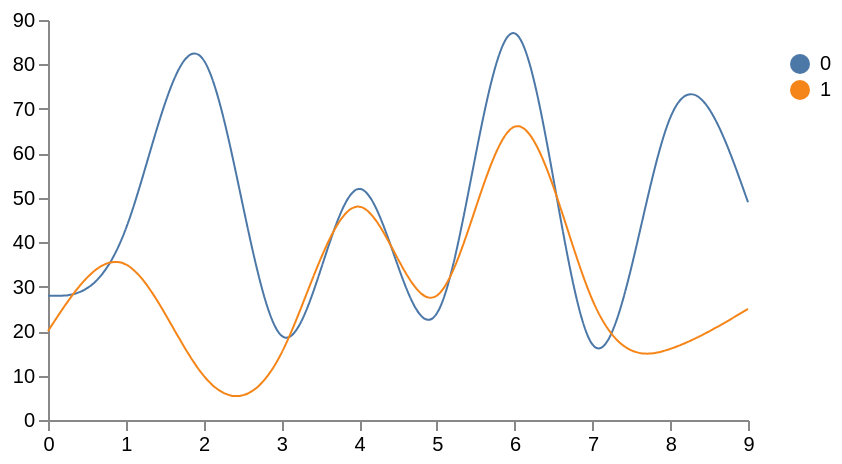

Here is the Vega-Lite specification saved for this chart:
### Vega specification from a JSON file in a GitHub repository (floating-point values rounded to 4 significant figures)
{"$schema": "https://vega.github.io/schema/vega/v3.json", "width": 350, "height": 200, "padding": 5, "data": [{"name": "table", "values": [{"x": 0, "y": 28, "variable": 0}, {"x": 0, "y": 20, "variable": 1}, {"x": 1, "y": 43, "variable": 0}, {"x": 1, "y": 35, "variable": 1}, {"x": 2, "y": 81, "variable": 0}, {"x": 2, "y": 10, "variable": 1}, {"x": 3, "y": 19, "variable": 0}, {"x": 3, "y": 15, "variable": 1}, {"x": 4, "y": 52, "variable": 0}, {"x": 4, "y": 48, "variable": 1}, {"x": 5, "y": 24, "variable": 0}, {"x": 5, "y": 28, "variable": 1}, {"x": 6, "y": 87, "variable": 0}, {"x": 6, "y": 66, "variable": 1}, {"x": 7, "y": 17, "variable": 0}, {"x": 7, "y": 27, "variable": 1}, {"x": 8, "y": 68, "variable": 0}, {"x": 8, "y": 16, "variable": 1}, {"x": 9, "y": 49, "variable": 0}, {"x": 9, "y": 25, "variable": 1}]}], "scales": [{"name": "x", "type": "point", "range": "width", "domain": {"data": "table", "field": "x"}}, {"name": "y", "type": "linear", "range": "height", "nice": true, "zero": true, "domain": {"data": "table", "field": "y"}}, {"name": "variable", "type": "ordinal", "range": "category", "domain": {"data": "table", "field": "variable"}}], "legends": [{"fill": "variable", "title": "", "orient": "right", "encode": {"symbols": {"enter": {}}, "labels": {"update": {"text": {"field": "value"}}}}}], "axes": [{"orient": "bottom", "scale": "x", "labelBound": true}, {"orient": "left", "scale": "y"}], "marks": [{"type": "group", "from": {"facet": {"name": "series", "data": "table", "groupby": "variable"}}, "marks": [{"type": "line", "from": {"data": "series"}, "encode": {"enter": {"x": {"scale": "x", "field": "x"}, "y": {"scale": "y", "field": "y"}, "stroke": {"scale": "variable", "field": "variable"}, "strokeWidth": 2, "strokeDash": [{"test": "datum.dash", "value": [4, 4]}, {"value": [1, 0]}]}, "update": {"interpolate": {"value": "natural"}, "fillOpacity": {"value": 1}}, "hover": {"fillOpacity": {"value": 1}}}}]}]}
